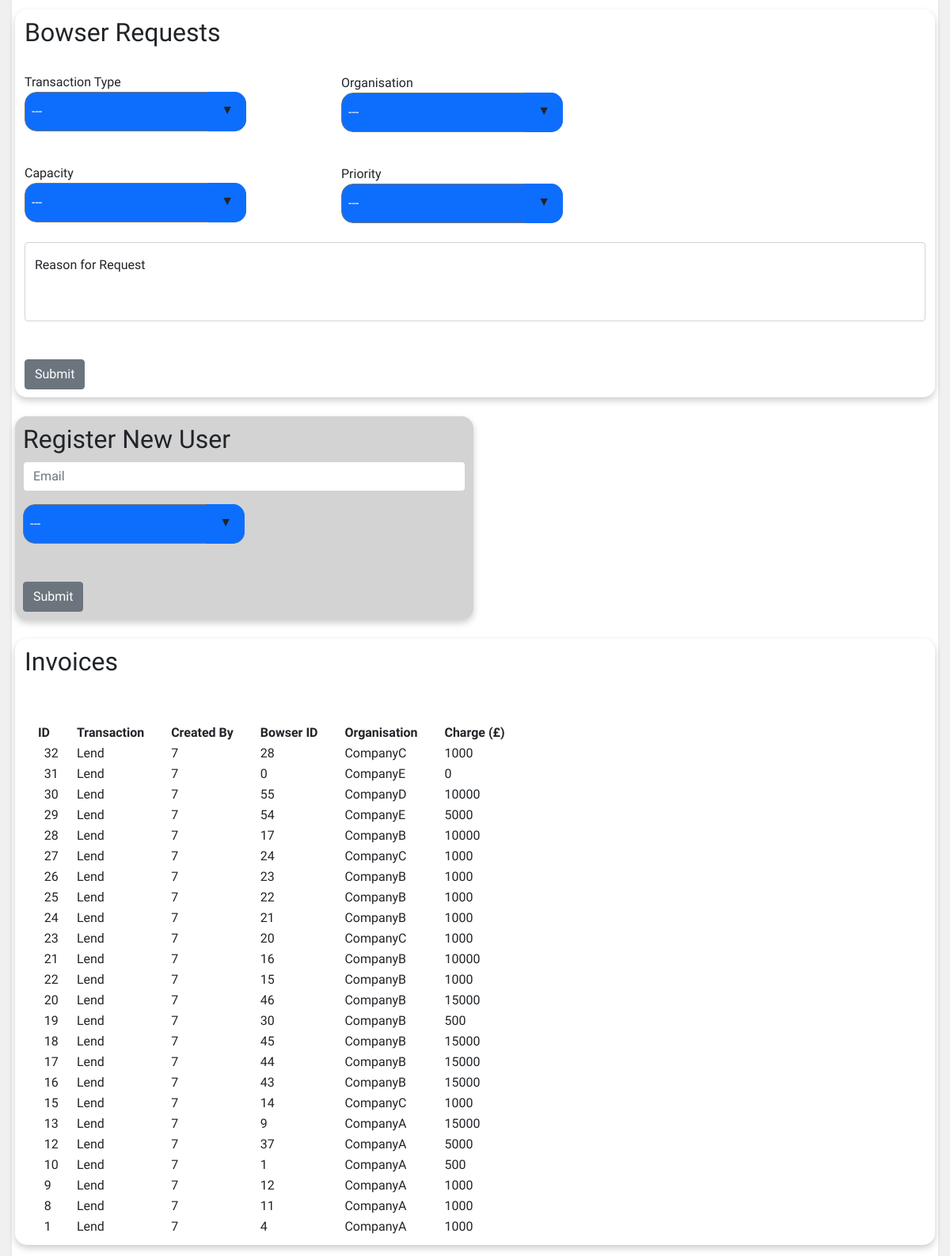
The page /operations/admin.php on the database as committed earlier.
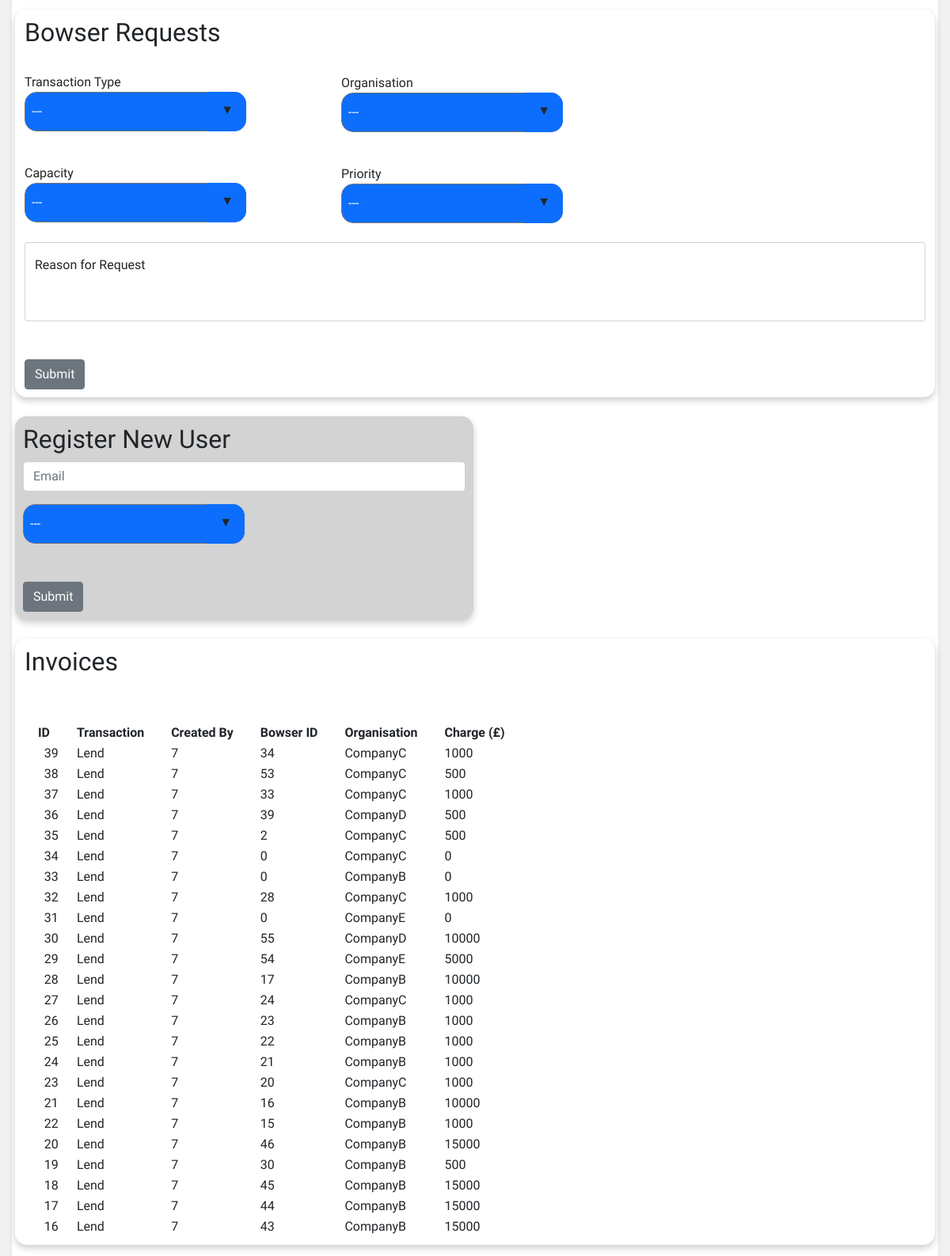
The same page on the database as committed later.
### tables this page shows
CREATE TABLE `tbl_bowser_invoices` (
  `InvoiceID` int(11) NOT NULL,
  `Transaction_Type` varchar(100) NOT NULL,
  `UserID` int(11) NOT NULL,
  `BowserID` int(11) NOT NULL,
  `Organisation_Name` varchar(100) NOT NULL,
  `Organisation_From` varchar(100) NOT NULL,
  `Price` int(11) NOT NULL,
  `Date` timestamp NOT NULL DEFAULT current_timestamp() ON UPDATE current_timestamp()
);

### operations/admin.php (the view, shortened to what the changed rows need)
<!doctype html>
<html>
<head>
    <link rel="stylesheet" href="../global/global.css" type="text/css">
    <link rel="stylesheet" href="admin.css" type="text/css">
    <link rel="stylesheet" href="https://cdnjs.cloudflare.com/ajax/libs/font-awesome/4.7.0/css/font-awesome.min.css">
    <link rel="stylesheet" href="https://cdnjs.cloudflare.com/ajax/libs/jqueryui/1.12.1/jquery-ui.css" />
    <link href="https://cdn.jsdelivr.net/npm/bootstrap@5.1.1/dist/css/bootstrap.min.css" rel="stylesheet">
    <link rel="stylesheet" href="../global/global.css" type="text/css">
</head>
<body>
<div class="upperPage">
    <div class="shadow-sm p-3 mb-5 bg-body rounded">
        <div class="row">
         <div class="bowserLoan">
          <h2>Bowser Requests</h2><br />
        </div>
        </div>
        <br />
        <div class="row">
            <div class="col" id="registerUser">
                <h2>Register New User</h2>
            </div>
        </div>
        <br />
        <div class="row">
            <div class="bowserInvoices">
            <h2>Invoices</h2><br />
                <table id="invoiceTable">
                    <tr>
                        <th>&nbsp;&nbsp;&nbsp;&nbsp;ID&nbsp;&nbsp;&nbsp;&nbsp;&nbsp;&nbsp;&nbsp;&nbsp;</th>
                        <th>Transaction&nbsp;&nbsp;&nbsp;&nbsp;&nbsp;&nbsp;&nbsp;&nbsp;</th>
                        <th>Created By&nbsp;&nbsp;&nbsp;&nbsp;&nbsp;&nbsp;&nbsp;&nbsp;</th>
                        <th>Bowser ID&nbsp;&nbsp;&nbsp;&nbsp;&nbsp;&nbsp;&nbsp;&nbsp;</th>
                        <th>Organisation&nbsp;&nbsp;&nbsp;&nbsp;&nbsp;&nbsp;&nbsp;&nbsp;</th>
                        <th>Charge (£)&nbsp;&nbsp;&nbsp;&nbsp;&nbsp;&nbsp;&nbsp;&nbsp;</th>
                    </tr>
                    <?php
                    $connection = OpenConnection();
                    $sql ="SELECT * FROM `tbl_bowser_invoices`ORDER BY Date DESC LIMIT 25";
                    $result = mysqli_query($connection, $sql);
                    if ($result->num_rows > 0) {
                        while ($rows = $result->fetch_assoc()) {
                            echo "<tr><td>&nbsp;&nbsp;&nbsp;&nbsp;&nbsp;&nbsp;".$rows['InvoiceID']."</td><td>".$rows['Transaction_Type']."</td>
                                            <td>".$rows['UserID']."</td><td>".$rows['BowserID']."</td><td>"
                                .$rows['Organisation_Name']."</td><td>".$rows['Price']."</td></tr><br />";
                        }
                    }
                    ?>
                </table>
        </div>
        </div>
        </div>
    </div>
<br /><br />
</body>
</html>

Rows that differ between the two databases and show on the page:
no longer on this page (row unchanged): tbl_bowser_invoices: InvoiceID "15", Transaction_Type "Lend", UserID "7", BowserID "14", Organisation_Name "CompanyC", Price "1000"
no longer on this page (row unchanged): tbl_bowser_invoices: InvoiceID "13", Transaction_Type "Lend", UserID "7", BowserID "9", Organisation_Name "CompanyA", Price "15000"
no longer on this page (row unchanged): tbl_bowser_invoices: InvoiceID "12", Transaction_Type "Lend", UserID "7", BowserID "37", Organisation_Name "CompanyA", Price "5000"
no longer on this page (row unchanged): tbl_bowser_invoices: InvoiceID "10", Transaction_Type "Lend", UserID "7", BowserID "1", Organisation_Name "CompanyA", Price "500"
no longer on this page (row unchanged): tbl_bowser_invoices: InvoiceID "9", Transaction_Type "Lend", UserID "7", BowserID "12", Organisation_Name "CompanyA", Price "1000"
no longer on this page (row unchanged): tbl_bowser_invoices: InvoiceID "8", Transaction_Type "Lend", UserID "7", BowserID "11", Organisation_Name "CompanyA", Price "1000"
no longer on this page (row unchanged): tbl_bowser_invoices: InvoiceID "1", Transaction_Type "Lend", UserID "7", BowserID "4", Organisation_Name "CompanyA", Price "1000"
added tbl_bowser_invoices: InvoiceID "39", Transaction_Type "Lend", UserID "7", BowserID "34", Organisation_Name "CompanyC", Price "1000"
added tbl_bowser_invoices: InvoiceID "38", Transaction_Type "Lend", UserID "7", BowserID "53", Organisation_Name "CompanyC", Price "500"
added tbl_bowser_invoices: InvoiceID "37", Transaction_Type "Lend", UserID "7", BowserID "33", Organisation_Name "CompanyC", Price "1000"
added tbl_bowser_invoices: InvoiceID "36", Transaction_Type "Lend", UserID "7", BowserID "39", Organisation_Name "CompanyD", Price "500"
added tbl_bowser_invoices: InvoiceID "35", Transaction_Type "Lend", UserID "7", BowserID "2", Organisation_Name "CompanyC", Price "500"
added tbl_bowser_invoices: InvoiceID "34", Transaction_Type "Lend", UserID "7", BowserID "0", Organisation_Name "CompanyC", Price "0"
now on this page (row unchanged): tbl_bowser_invoices: InvoiceID "33", Transaction_Type "Lend", UserID "7", BowserID "0", Organisation_Name "CompanyB", Price "0"
